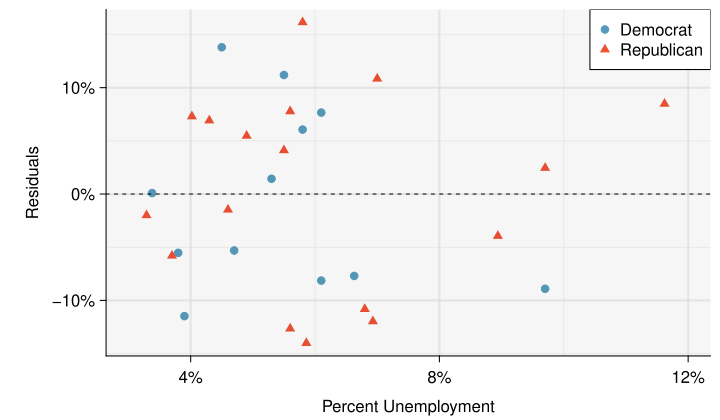

Recreate this plot in R.
rm(list=ls())
library(openintro)

d <- midterms_house

summary(lm(house_change ~ unemp, d))
th <- !d$year %in% c(1935, 1939)

g <- lm(house_change ~ unemp, d[th,])
summary(g)

myPDF("unemploymentAndChangeInHouseResiduals.pdf", 7.2, 4.2,
      mar = c(3.2, 5.3, 0.5, 0.5),
      mgp = c(3.2, 0.55, 0))
th <- !d$year %in% c(1935, 1939)
plot(d$unemp[th], g$residuals,
     # col = COL[ifelse(d$party[th] == "Republican", 4, 1)],
     pch = 19,
     xlim = c(3, 12),
     axes = FALSE,
     type = 'n',
     xlab = '',
     ylab = paste0("Residuals"))
mtext('Percent Unemployment', 1, 2)
abline(h = seq(-100, 100, 10), col = COL[7, 3], lwd = 2)
abline(h = seq(-105, 100, 10), col = COL[7, 3], lwd = 0.7)
abline(v = seq(-100, 100, 4), col = COL[7, 3], lwd = 2)
abline(v = seq(-102, 100, 4), col = COL[7, 3], lwd = 0.7)
repub <- (d$party[th] == "Republican")
points(d$unemp[th], g$residuals,
       col = COL[ifelse(repub, 4, 1)],
       pch = ifelse(repub, 17, 19))
rect(par("usr")[1],par("usr")[3],par("usr")[2],par("usr")[4],col = COL[5,9], border=NA)

AxisInPercent(1, at = seq(0, 20, 4))
AxisInPercent(2, at = seq(-100, 100, 10))
cases <- c(1, 22, 25, 27, 29, 31)
legend('topright',
       bg = "#FFFFFF",
       pch = c(19, 17),
       col = COL[c(1, 4)],
       legend = c("Democrat", "Republican"))

abline(h=0, lty=2)

dev.off()

# library(xtable)
# xtable(g)
# acf(g$residual)
